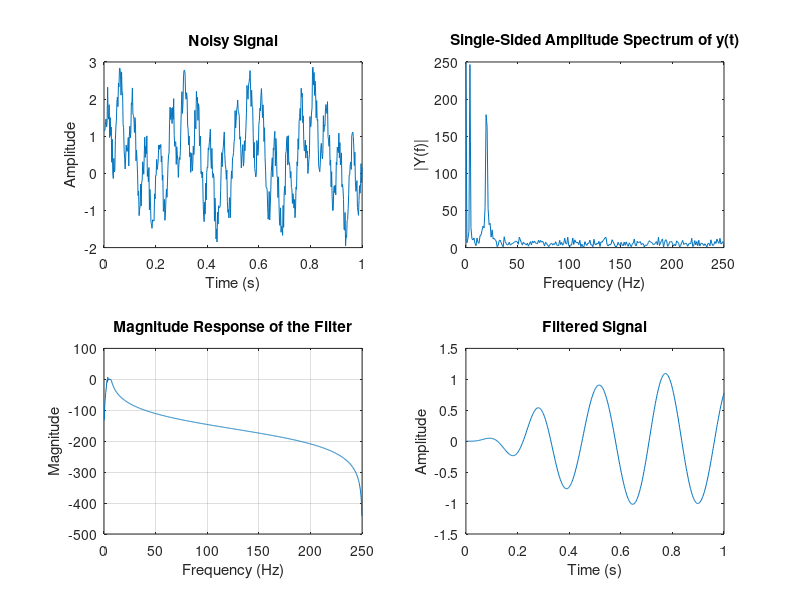

This figure's MATLAB source:
%% simulate noisy signal
Fs = 500;
f = 20;
n = [1/Fs:1/Fs:1];
x = sin(2*pi*f*n) + sin(2*pi*f*n/5);
% add noise to the signal
y = x + rand(1,length(x));
% plot the noisy signal
subplot(2,2,1); plot(n,y);
title('Noisy Signal');
xlabel('Time (s)');
ylabel('Amplitude');
%% Spectral analysis of the signal
L = length(y);
NFFT = 2^nextpow2(L);
y_fft = abs(fft(y,NFFT));
% creating frequency axis
freq = Fs/2*linspace(0,1,NFFT/2+1);
% Plot single-sided amplitude spectrum.
subplot(2,2,2);
plot(freq,y_fft(1:NFFT/2+1)); 
title('Single-Sided Amplitude Spectrum of y(t)');
xlabel('Frequency (Hz)');
ylabel('|Y(f)|');
%% Design Filter and apply on the sequence
o = 5;
wn = [3 7]*2/Fs;
[b,a] = butter(o,wn,'bandpass');
% see frequency response of the filter
[h,w] = freqz(b,a,1024,Fs);
subplot(2,2,3);
plot(w,20*log10(abs(h)));
title('Magnitude Response of the Filter');
xlabel('Frequency (Hz)');
ylabel('Magnitude');grid on;
% Filter the signal
y_filt = filter(b,a,y);
subplot(2,2,4);
plot(n,y_filt);
title('Filtered Signal');
xlabel('Time (s)');
ylabel('Amplitude');
